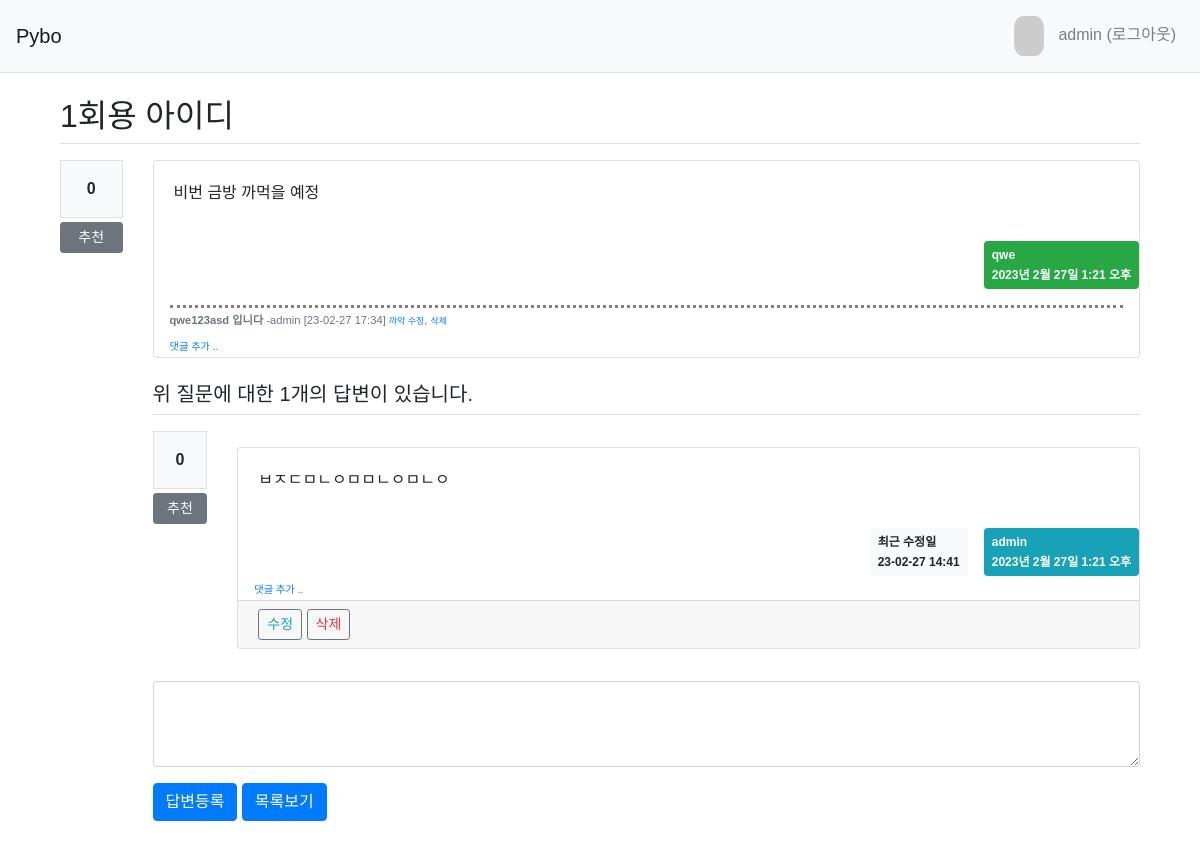
Page /pybo/321/ (signed in) on the earlier database version.
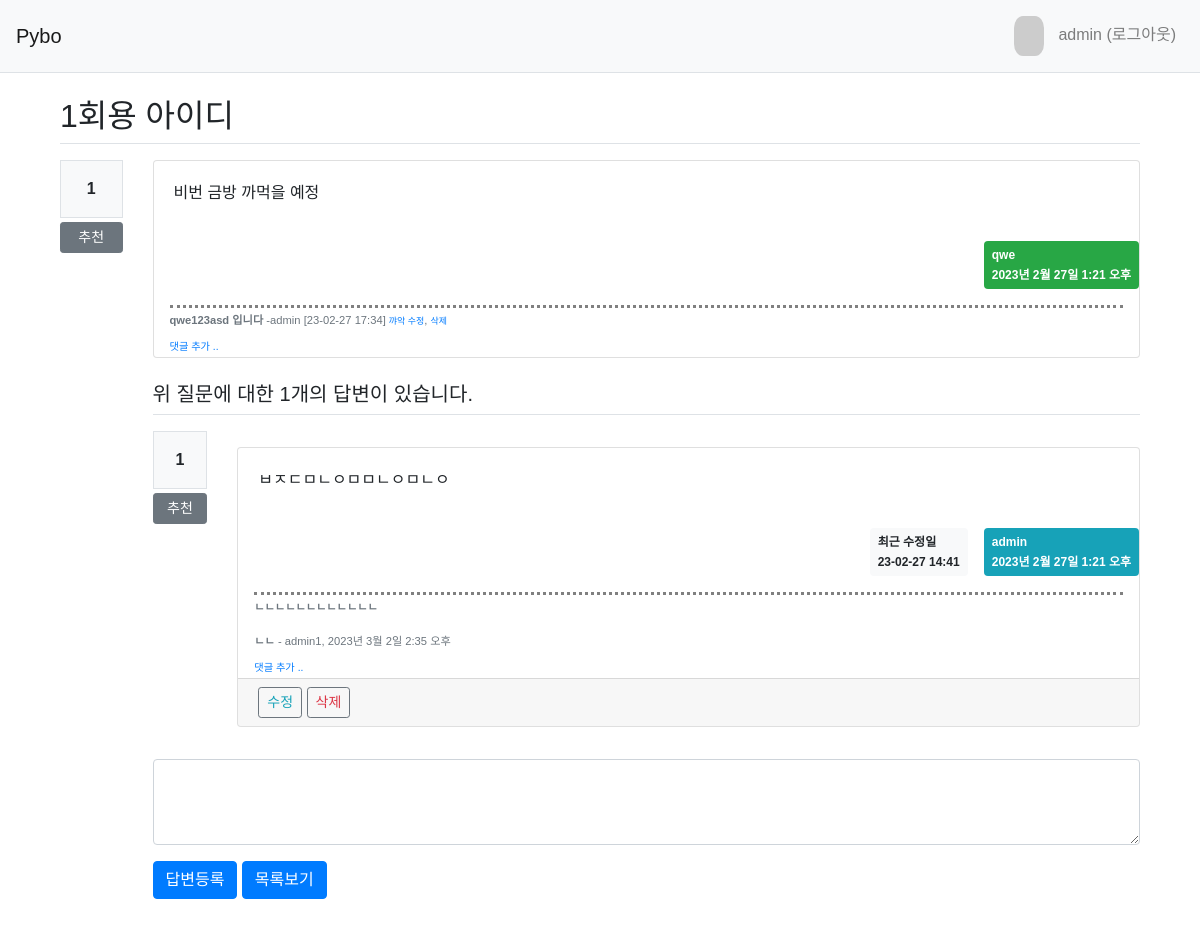
Same page on the later database version.
### pybo/models.py (models this page shows, shortened)
class Question(models.Model):
    subject = models.CharField('제목', max_length=200, help_text="질문의 제목은 한줄로 작성해라")
    content = models.TextField('내용', help_text="침착하게 내용을 작성하세요")
    create_date = models.DateTimeField('작성일')
    modify_date = models.DateTimeField(null=True, blank=True)
    author = models.ForeignKey(User, on_delete=models.CASCADE, related_name='author_question', null=True)
    voter = models.ManyToManyField(User, related_name='voter_question')

class Comment(models.Model):
    author = models.ForeignKey(User, on_delete=models.CASCADE)
    content = models.TextField()
    create_date = models.DateTimeField()
    modify_date = models.DateTimeField(null=True, blank=True)
    question = models.ForeignKey(Question, null=True, blank=True, on_delete=models.CASCADE)
    answer = models.ForeignKey(Answer, null=True, blank=True, on_delete=models.CASCADE)

class Answer(models.Model):
    question = models.ForeignKey(Question, on_delete=models.CASCADE) # 외래키 정의
    content = models.TextField('답변 내용')
    create_date = models.DateTimeField()
    modify_date = models.DateTimeField(null=True, blank=True)
    author = models.ForeignKey(User, on_delete=models.CASCADE, related_name='author_answer', null=True)
    voter = models.ManyToManyField(User, related_name='voter_answer')

### pybo/views/base_views.py (the view)
# urls.py: path('<int:question_id>/', base_views.detail),
def detail(request, question_id):
    question =  get_object_or_404(Question, pk=question_id)
    context = {'question' : question}
    return render(request, 'pybo/question_detail.html', context)

### pybo/templatetags/pybo_filter.py (called while the page is built)
@register.filter()
def mark(value):
    extensions = ["nl2br", "fenced_code"]
    return mark_safe(markdown.markdown(value, extensions=extensions))

### templates/pybo/question_detail.html (shortened to what this page needs)
{% extends 'base.html' %}
{% load pybo_filter %}
{% block content %}
  {% load static %}
  <link rel="stylesheet" type="text/css" href="{% static 'style.css' %}"/>
  <link rel="stylesheet" type="text/css" href="{% static 'bootstrap.min.css' %}"/>
  <div class="container my-3">
    <h2 class="border-bottom py-2">{{ question.subject }}</h2>
    <div class="row my-3">
    <div class="col-1">
      <div class="bg-light text-center p-3 border font-weight-bolder mb-1">{{question.voter.count}}</div>
      <a href="#" data-uri="{% url 'pybo:vote_question' question.id %}" class="recommend btn btn-sm btn-secondary btn-block my-1">추천</a>
    </div>
    <div class="col-11">
    <div class="card">
        <div class="card-body" style="white-space: pre-line;">{{question.content|mark}}</div>
        <div class="d-flex justify-content-end">
          <div class="badge badge-success p-2 text-left">
            <div class="mb-2">{{ question.author.username }}</div>
            <div>{{question.create_date}}</div>
          </div>
    </div>
        {% include 'pybo/question_comment.html' %}
    </div>
    {% include 'pybo/answer_list.html' %}
    {% include 'pybo/answer_create_form.html' %}
  </div>
{% endblock content %}

### templates/pybo/question_comment.html (shortened to what this page needs)
    <div class="mx-3">
      {% if question.comment_set.count > 0 %}
      <div class="mt-3">
      {% for comment in question.comment_set.all %}
        <div class="comment py-1 text-muted">
          <span style="white-space: pre-line;"><b>{{ comment.content }}</b></span>
          <span>
            -{{ comment.author }} [{{ comment.create_date | date:'y-m-d H:i' }}]
          </span>
          {% if request.user == comment.author %}
          <a href="{% url 'pybo:comment_modify_question' comment.id %}" class="small">꺄악 수정</a>,
          <a href="#" class="small delete" data-uri="{% url 'pybo:comment_delete_question' comment.id %}">삭제</a>
          {% endif %}
        </div>
      {% endfor %}
      </div>
      {% endif %}
      <div>
          <a href="{% url 'pybo:comment_create_question' question.id %}" class="small"><small>댓글 추가 ..</small></a>
      </div>
    </div>

### templates/pybo/answer_list.html (shortened to what this page needs)
{% load pybo_filter %}
<h5 class="border-bottom my-3 py-2">위 질문에 대한
      {{ question.answer_set.count }}개의 답변이 있습니다.</h5>
    {% for answer in question.answer_set.all %}
    <div class="row my-3">
      <div class="col-1">
        <div class="bg-light text-center p-3 border font-weight-bolder mb-1">{{answer.voter.count}}</div>
      <a href="#" data-uri="{% url 'pybo:vote_answer' answer.id %}" class="recommend btn btn-sm btn-secondary btn-block my-1">추천</a>
  </div>
  <div class="col-11">
      <div class="card my-3">
        <div class="card-body" style="white-space: pre-line;">{{answer.content|mark}}</div>
        <div class="d-flex justify-content-end">
          {% if answer.modify_date %}
          <div class="badge badge-light p-2 text-left mx-3">
              <div class="mb-2">최근 수정일</div>
              <div>
                {{ answer.modify_date | date:'y-m-d H:i' }}
              </div>
          </div>
          {% endif %}
          <div class="badge badge-info p-2 text-left ">
            <div class="mb-2">{{ answer.author.username }}</div>
            <div>{{question.create_date}}</div>
          </div>
        </div>
        <div>
        {% include 'pybo/comment_answer.html' %}
        </div>
        {% if request.user == answer.author %}
        <div class="card-footer py-2">
          <a href="{% url 'pybo:answer_modify' answer.id %}" class="btn btn-sm btn-outline-secondary text-info">수정</a>
          <a href="#" class="delete btn btn-sm btn-outline-secondary text-danger" text-danger data-uri="{% url 'pybo:answer_delete' answer.id %}">삭제</a>
          </div>
        {% endif %}
      </div>
    </div>
  </div>
    {% endfor %}

### templates/pybo/comment_answer.html (shortened to what this page needs)
<div class="mx-3">
{% if answer.comment_set.count > 0 %}
<div class="mt-3">
{% for comment in answer.comment_set.all %}
    <div class="comment py-1 text-muted">
        <span style="white-space: pre-line;"><b>{{ comment.content }}</b></span>
        <span>
            - {{ comment.author }}, {{ comment.create_date }}
        </span>
    </div>
{% endfor %}
</div>
{% endif %}
<div>
<a href="{% url 'pybo:comment_create_answer' answer.id %}" class="small"><small>댓글 추가 ..</small></a>
</div>
</div>

Differences in the rows shown:
computed for Question "1회용 아이디": voter.count "0" → "1"
computed for Answer "ㅂㅈㄷㅁㄴㅇㅁㅁㄴㅇㅁㄴㅇ": voter.count "0" → "1"
added Comment: content "ㄴㄴㄴㄴㄴㄴㄴㄴㄴㄴㄴㄴ ㄴㄴ", author "admin1", create_date "2023년 3월 2일 2:35 오후"
